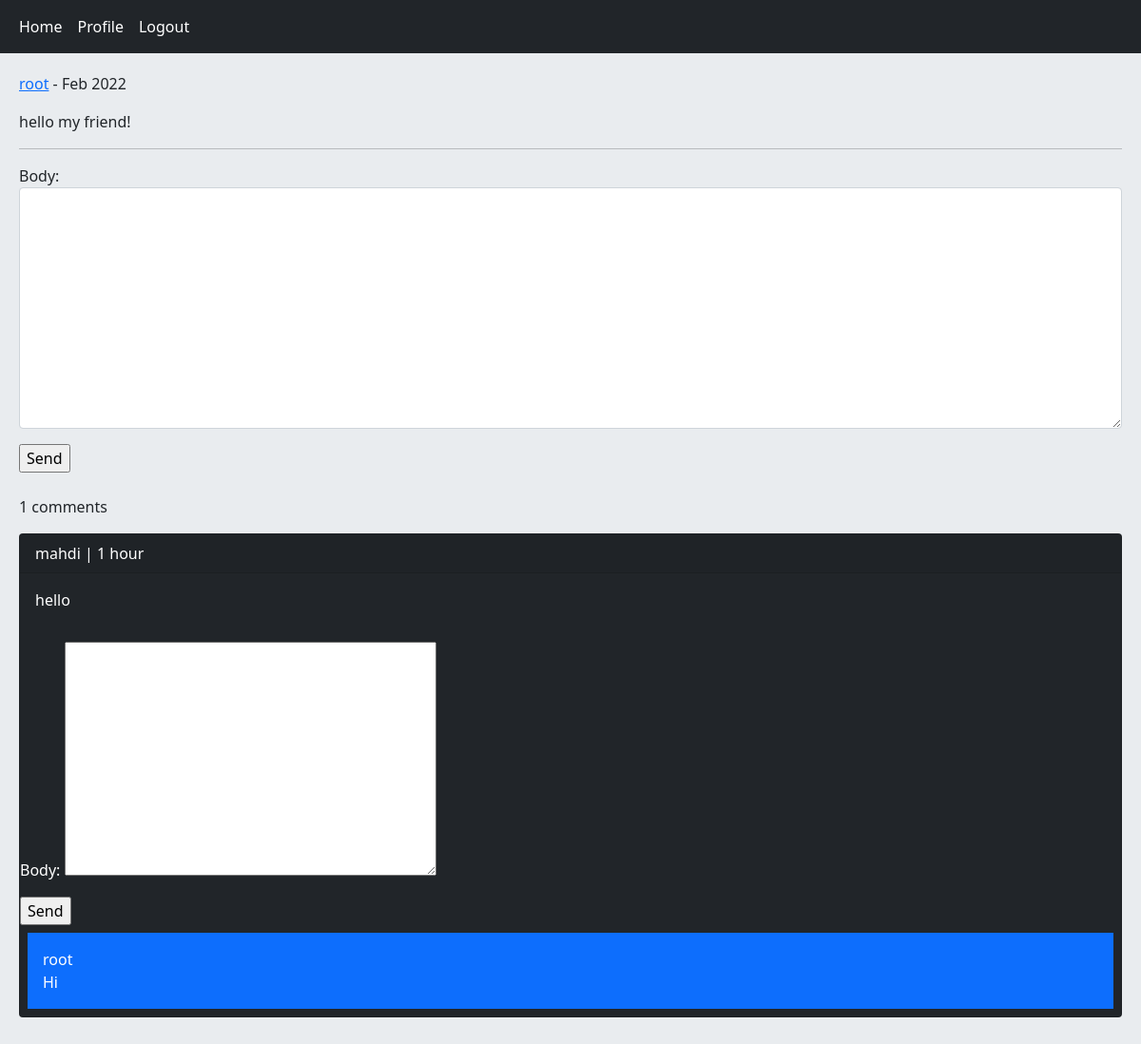
The page /post/2/hello-my-friend/ (signed in) on the database its author committed.
### home/models.py (models this page shows, shortened)
class Post(models.Model):
    user = models.ForeignKey(User, on_delete=models.CASCADE, related_name='posts')
    body = models.TextField()
    slug = models.SlugField()
    created_at = models.DateTimeField(auto_now_add=True)
    updated_at = models.DateTimeField(auto_now=True)
    class Meta:
        ordering = ('-updated_at',)

class Comment(models.Model):
    user = models.ForeignKey(User, on_delete=models.CASCADE, related_name='ucomments')
    post = models.ForeignKey(Post, on_delete=models.CASCADE, related_name='pcomments')
    reply = models.ForeignKey('self', on_delete=models.CASCADE, related_name='rcomments', blank=True, null=True)
    is_reply = models.BooleanField(default=False)
    body = models.TextField(max_length=400)
    created_at = models.DateTimeField(auto_now_add=True)

### home/views.py (the view, shortened to what this page needs)
# urls.py: path('post/<int:post_id>/<slug:post_slug>/', views.PostDetailView.as_view(), name='post_detail'),
class PostDetailView(View):
    form_class = CommentCreateForm
    form_class_reply = CommentReplyForm
    def setup(self, request, *args, **kwargs):
        self.post_instance = get_object_or_404(Post, pk=kwargs['post_id'], slug=kwargs['post_slug'])
        return super().setup(request, *args, **kwargs)
    def get(self, request, *args, **kwargs):
        comments = self.post_instance.pcomments.filter(is_reply=False)
        return render(request, 'home/detail.html', {'post':self.post_instance, 'comments':comments, 'form':self.form_class, 'reply_form':self.form_class_reply})

### home/templates/home/detail.html (shortened to what this page needs)
{% extends 'base.html' %}
{% block content %}
    <p><a href="{% url 'account:user_profile' post.user.id %}">{{ post.user.username }}</a> - {{ post.updated_at|date:"M Y" }}</p>
    <p>{{ post.body }}</p><hr/>
    {% if request.user.is_authenticated %}
        <form action="" method="post">
            {{ form.as_p }}
            <input type="submit" value="Send">
        </form><br/>
    {% else %}
        <p class="alert alert-danger">Only logged in user can comment!</p>
    {% endif %}
    <p>{{ comments.count }} comments</p>
    {% for comment in comments %}
        <div class="card bg-dark text-white">
            <p class="card-header">{{ comment.user }} | {{ comment.created_at|timesince }}</p>
            <p class="card-body">{{ comment.body }}</p>
            {% if request.user.is_authenticated %}
                <form action="{% url 'home:add_reply' post.id comment.id %}" method="post">
                    {{ reply_form.as_p }}
                    <input type="submit" value="Send">
                </form>
            {% endif %}
            {% with replies=comment.rcomments.all %}
                {% for rcomment in replies %}
                    <p class="bg-primary p-3 m-2">{{ rcomment.user }}<br/>{{ rcomment.body }}</p>
                {% endfor %}
            {% endwith %}
        </div><br/>
    {% empty %}
        <p>No comment yet!</p>
    {% endfor %}
{% endblock content %}

### rows shown on the page
Post: user.username "root", updated_at "Feb 2022", body "hello my friend!"
Comment: user "mahdi", created_at "1 hour", body "hello"
Comment: user "root", body "Hi"

### other values the page prints
{{ comments.count }} "1"
